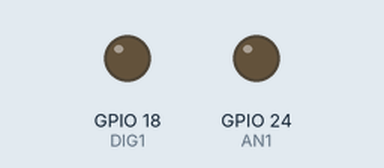
A program run on a simulated Raspberry Pi (BCM pin numbers). Parts: output pins drawn as LEDs (lit = HIGH). At 11.0 s the program stops and its outputs stay as they are.

Above: at 0.1 s.
At 1.1 s:
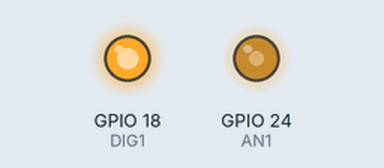
At 6.1 s:
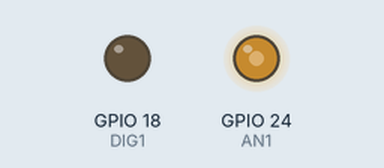
Timing chart, 0 to 12.5 s (numbered marks = the images above):
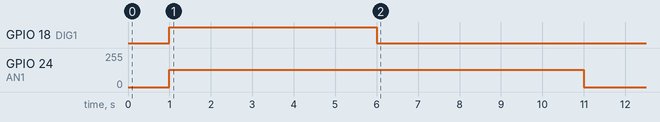

Measured:
- by itself, GPIO 18 (DIG1): LOW → HIGH at 1.0 s, → LOW 5.0 s later
- by itself, GPIO 24 (AN1): 0/255 → 128/255 at 1.0 s, → 0/255 10.0 s later

The program:

22-04-19_175926.py
```python
import RPi.GPIO as GPIO # using RPi.GPIO module
from time import sleep # import function sleep for delay

GPIO.setmode(GPIO.BCM) # GPIO numbering
GPIO.setwarnings(False) # enable warning from GPIO

AN1 = 24 # set pwm1 pin on MDDS10 to GPIO 24
DIG1 = 18 # set dir1 pin on MDDS10 to GPIO 18

GPIO.setup(AN1, GPIO.OUT) # set pin as output
GPIO.setup(DIG1, GPIO.OUT) # set pin as output

sleep(1) # delay for 1 seconds
p1 = GPIO.PWM(AN1, 100) # set pwm for M1

GPIO.output(DIG1, GPIO.HIGH) # set DIG1 as high, dir2 = forward
p1.start(50) # set speed for M1, speed=0 - 100
sleep(5)	 # delay for 1 seconds

GPIO.output(DIG1, GPIO.LOW) # set DIG1 as low, DIR = backward
p1.start(50) # set speed for M1, speed=0 - 100
sleep(5) # delay for 1 seconds

p1.start(0) # set speed M1=0
```
